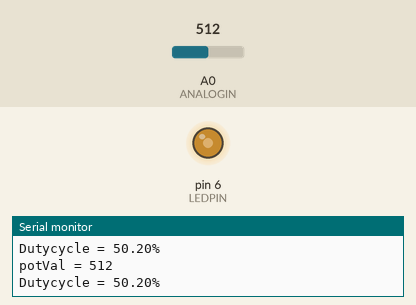
This sketch was run on a simulated Arduino Uno, built with avr-gcc and run on an emulated ATmega328P. On the bench: output pins drawn as LEDs (lit = HIGH), the last lines printed to the serial monitor. Inputs (shaded band) come from the test bench; at power-on: A0 (ANALOGIN) = 512.

Above: at 1.2 s.
1.3 s: A0 (ANALOGIN) set to 988
At 1.8 s:
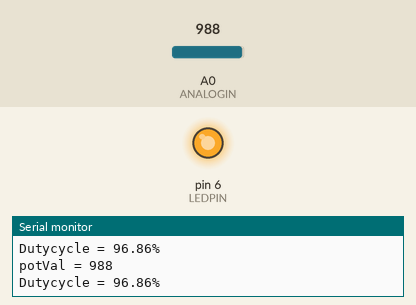
2.8 s: A0 (ANALOGIN) set to 1009
At 3.7 s:
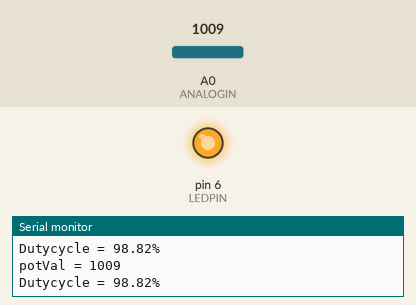
5.8 s: A0 (ANALOGIN) set to 716
At 6.6 s:
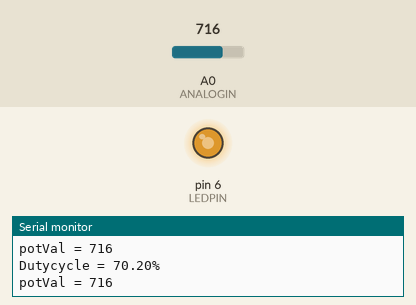
7.3 s: A0 (ANALOGIN) set to 122
At 8.4 s:
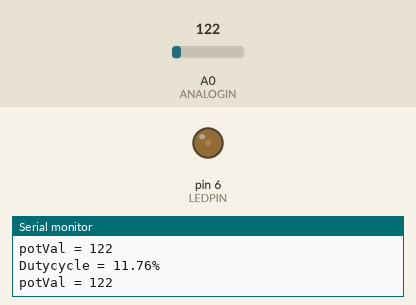
8.8 s: A0 (ANALOGIN) set to 110
At 9.1 s:
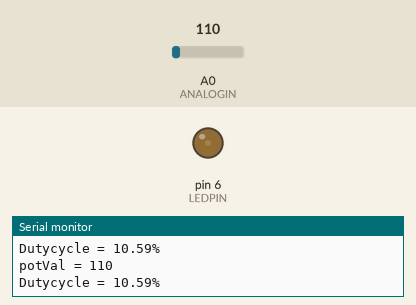
10.3 s: A0 (ANALOGIN) set to 103
At 10.9 s:
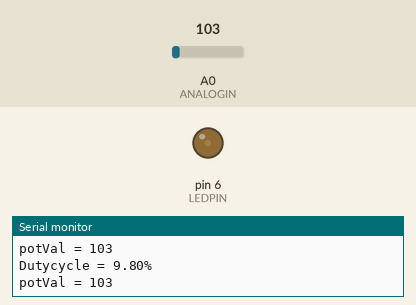
Timing chart, 0 to 13.3 s (numbered marks = the images above; inputs shaded):
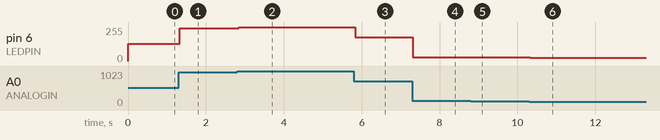

Measured:
- after the input at 1.3 s, pin 6 (LEDPIN): 128/255 → 247/255 at once
- after the input at 2.8 s, pin 6 (LEDPIN): 247/255 → 252/255 after 0.05 s
- after the input at 5.8 s, pin 6 (LEDPIN): 252/255 → 179/255 at once
- after the input at 7.3 s, pin 6 (LEDPIN): 179/255 → 30/255 at once
- after the input at 8.8 s, pin 6 (LEDPIN): 30/255 → 27/255 at once
- after the input at 10.3 s, pin 6 (LEDPIN): 27/255 → 25/255 at once

The sketch:

Example-3_Analog-Values-From-a-Potentiometer.ino
```cpp
#define LEDPIN 6 // We #define, another way to set a constant value LEDPIN is 6 here
#define ANALOGIN A0 // ANALOGIN is A0

int potVal = 0; // A variable integer is set up to hold the potentiometer value, initialized to 0
int pwmOut = 0; // A variable integer is set up to hold the PWM output value

void setup() {
  pinMode(LEDPIN, OUTPUT); // LEDPIN is output
  Serial.begin(9600); // We specify and begin serial communication (UART protocol) between Arduino and Computer at baudrate of 9600 baud (symbols/s)
}

void loop() {
  potVal = analogRead(ANALOGIN); // We perform an analogRead() on ANALOGIN, store it in potVal
  Serial.print("potVal = "); // We print the name of potVal to UART
  Serial.println(potVal); // Then we print the value of potVal to UART Serial.println() also changes to next line after

  pwmOut = potVal/4; // pwmOut gets the value of potVal/4 1024(resolution of 10bit read)/4 different values gives 256, the resolution of analogWrite
  analogWrite(LEDPIN, pwmOut); // LEDPIN generates a PWM signel, the dutycycle resolution (0-100%) is given by 0-255
  Serial.print("Dutycycle = "); // Dutycycle is printed
  Serial.print((float)pwmOut/255.0*100.0); // We calculate dutycycle as the value printed
  Serial.println("%"); // And add a percentage sign and a linechange
}
```
